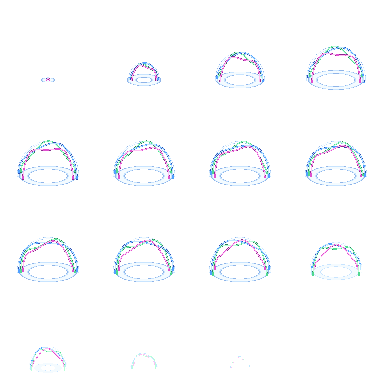
#> input picture art/WEAPON-9/pixellab/niji-dome-sketch.png, 384 x 384 px; its folder holds only this picture in this run
$ python -i kit9.py   (imports and definitions only)
#> lines starting #> are read from the running program, lines starting #| are printed output that depends on the picture
"""WEAPON-9: 虹（シャイニングの ドーム・にじの 斬撃・アイコン）の 見本を 作る 道具（3 案で 共通）。

- 部品の 絵（光の 玉・地面の リング・帯の 絵・かけら・斬撃・アイコン）は 各案の build.py が
  Pixel Art Studio（pixelstudio.Sprite）で 1 点ずつ 描く。ここは「ゲームの 中っぽい 3D の 場面」を 組むだけ。
- 場面は 小さな 3D の 絵（numpy の レイ）: 空・草の 地面（y = 0）・うかぶ 子・ドームの 部品。
  ぜんぶを 低い 解像度で 描いてから Nearest で 拡大する（ゲームの ドットと 同じ 見え方）。
- カメラ: たての 画角 75°（ゲームと 同じ）。三人称は 体の 中心を 見る。外 = 12 はなれ・中 = 4 はなれ（今）。
- 光の 部品は 足し算（暗い 色 = すける）。半透明の 点は 使わない。
- 乱数は random.Random(seed) だけ（毎回 同じ 絵）。
"""
import math
import os
import random
import sys

import numpy as np

HERE = os.path.dirname(os.path.abspath(__file__))
ROOT = os.path.abspath(os.path.join(HERE, "..", "..", ".."))
sys.path.insert(0, os.path.join(ROOT, ".claude", "skills", "pixel-art-studio", "scripts"))
sys.path.insert(0, os.path.join(ROOT, "art", "ART-PIPE-1", "common"))

from PIL import Image, ImageDraw, ImageFilter  # noqa: E402
import kit  # noqa: E402  ART-PIPE-1 の シートの 道具（Sheet・font・表の 名前）
from pixelstudio import Sprite, hex2rgba  # noqa: E402,F401

DOCS = os.path.join(ROOT, "docs", "art", "WEAPON-9")
VFOV = 75.0
PW, PH = 640, 400  # 見本の 絵の 大きさ（16:10）
BAYER = np.array([[0, 8, 2, 10], [12, 4, 14, 6], [3, 11, 1, 9], [15, 7, 13, 5]]) / 16.0

SKY_TOP = np.array([110, 184, 240], float)
SKY_HOR = np.array([186, 226, 250], float)  # ゲームの 空 #8FD3FF の まわり
GRASS = [np.array(c, float) for c in ((96, 156, 70), (88, 146, 64), (104, 164, 76))]
GRASS_DOT = np.array((74, 124, 54), float)
FOG = np.array((178, 220, 246), float)

# シャイニングの 数（仕様 §5.2・§5.3）
R_DOME = 7.0
BODY_C = 0.9  # 体の 中心の 高さ（足から）
RISE = 2.0


def rgb(c):
    return np.array(hex2rgba(c)[:3], float)


def ease(t):
    t = max(0.0, min(1.0, t))
    return t * t * (3 - 2 * t)


# ---------------------------------------------------------------- カメラ

class Cam:
    # [44 lines left out: functions __init__, rays, project, third_cam, first_cam, not called in this run]


# ---------------------------------------------------------------- 1 まいの 場面

class Frame:
    """低い 解像度の 場面。col = 空・地面・子（ふつうの 絵）、add = 光の 部品（足し算）、z = 深さ"""

    # [192 lines left out: functions __init__, sprite, _paste, decal, sphere, ribbon and 3 more, not called in this run]

    def mark_base(self):
        self._base = self.col.copy()


# ---------------------------------------------------------------- 子（うかぶ。両手を 上）

KID_ROWS = [
    "..h........h..",
    "..hs......sh..",
    "..hs......sh..",
    "...hs....sh...",
    "...hhkkkkhh...",
    "....kkkkkk....",
    "...kkffffkk...",
    "...kfeffefk...",
    "...kffffffk...",
    "....ffccff....",
    "....hhhhhh....",
    "...hhhhhhhh...",
    "...hhwhhwhh...",
    "...hhhhhhhh...",
    "...hhhhhhhh...",
    "....hhhhhh....",
    "....pp..pp....",
    "....pp..pp....",
    "....pp..pp....",
    "....pp..pp....",
    "....bb..bb....",
]
KID_PAL = {"h": (232, 112, 160), "s": (250, 214, 180), "k": (70, 50, 60), "f": (250, 214, 180), "e": (40, 30, 40),
           "c": (236, 150, 150), "w": (250, 236, 244), "p": (60, 70, 110), "b": (40, 44, 70)}


# [8 lines left out: function kid_img, not called in this run]


KID = None


# [24 lines left out: functions put_kid, shining_state, not called in this run]


def ground_ring_radius(r, feet):
    yc = feet + BODY_C
    return math.sqrt(max(0.0, r * r - yc * yc))


# ---------------------------------------------------------------- 描く 手つだい（Sprite）

# [25 lines left out: functions stamp_disc, ring_band, not called in this run]


def sprite_img(s, frame=1):
    return s.composite(frame).convert("RGBA") if hasattr(s.composite(frame), "convert") else s.composite(frame)


# ---------------------------------------------------------------- 確かめの 絵

# [4 lines left out: function silhouette_from, not called in this run]


def gray(im):
    return im.convert("L").convert("RGB")


def blur(im, r=4):
    return im.convert("RGB").filter(ImageFilter.GaussianBlur(r))


# [60 lines left out: functions iso_extrude, slot, icon_from_rows, current_icons, not called in this run]


def thunder_b_key():
    p = os.path.join(ROOT, "art", "ART-PIPE-1", "thunder-b", "key_scene.png")
    return Image.open(p).convert("RGB")


# [16 lines left out: functions count_colors, semi_alpha, not called in this run]

>>> from PIL import Image
>>> picture = Image.open('../pixellab/niji-dome-sketch.png')
#> picture is the input picture: PIL image 384x384 RGBA; mean R, G, B, A 13.9, 14.8, 16.5, 17.9
>>> result = blur(picture)
#> in blur, `return im.convert("RGB").filter(ImageFilter.GaussianBlur(r))`:
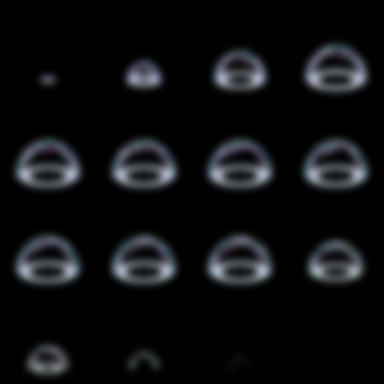
#> returned value: PIL image 384x384 RGB; mean R, G, B 13.9, 14.8, 16.5
